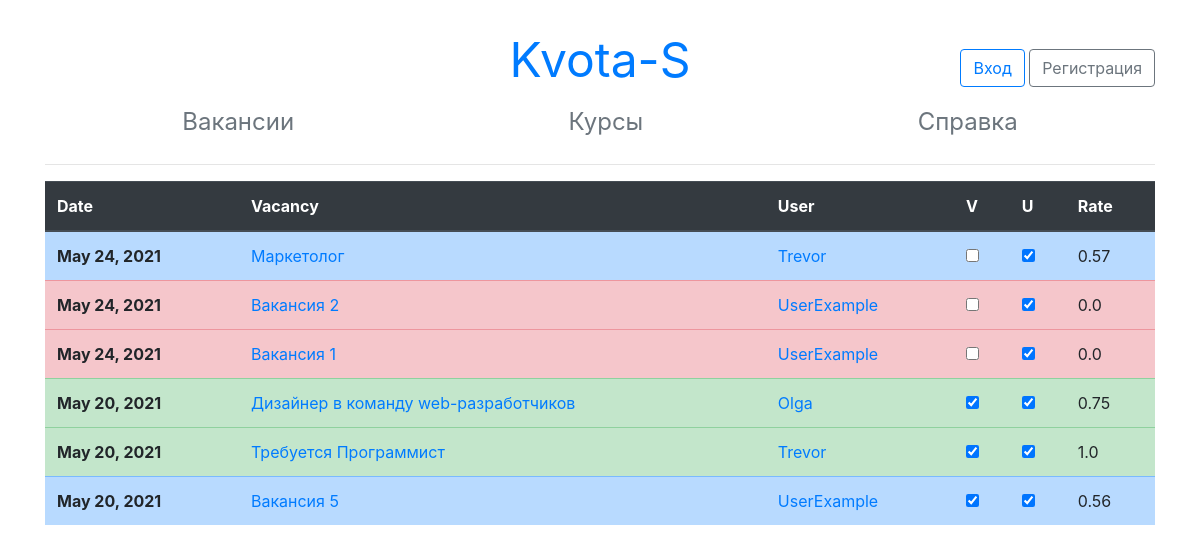
/uni, run on the app's committed database.
### vacancy/models.py (models this page shows)
class FavV(models.Model):
    date = models.DateField(auto_now_add=True)
    user = models.ForeignKey(User, on_delete = models.CASCADE)
    vacancy = models.ForeignKey(Vacancy, on_delete = models.CASCADE)
    V = models.BooleanField(default=False)
    U = models.BooleanField(default=False)
    rate = models.FloatField()
    note = models.CharField(max_length=50, blank=True)

class Vacancy(models.Model):
    user = models.ForeignKey(User, on_delete = models.CASCADE)
    date = models.DateField(auto_now_add=True)
    name = models.CharField(max_length=50)
    description = models.TextField()
    education = models.CharField(max_length=100)
    mode = models.CharField(max_length=50)
    city = models.CharField(max_length=50, blank=True)
    street = models.CharField(max_length=50, blank=True)
    house = models.CharField(max_length=50, blank=True)
    email = models.EmailField()
    phone = models.CharField(max_length=20)
    group = models.CharField(max_length=10, blank=True, default='')
    skills = MultiSelectField(choices=S_C, blank=True)
    limits = MultiSelectField(choices=L_C, blank=True)

### vacancy/views.py (the view)
# urls.py: path('uni', vv.uni, name = 'cources_base'),
def uni(request):
    data, recs = {}, FavV.objects.all()
    data['items'] = list(reversed(recs))
    data['vlabels'] = V_L
    return render(request, 'unidata.html', data)

### templates/unidata.html
{% extends "base.html" %}
{% block content %}
<table class="table">
  <thead class="thead-dark">
    <tr>
      <th scope="col">Date</th>
      <th scope="col">Vacancy</th>
      <th scope="col">User</th>
      <th scope="col">V</th>
      <th scope="col">U</th>
      <th scope="col">Rate</th>
    </tr>
  </thead>
  {% for i in items %}
    {% if i.rate == 0 %}
      <tr class="table-danger">
    {% elif i.rate < 0.5 %}
      <tr class="table-secondary">
    {% elif i.rate < 0.75 %}
      <tr class="table-primary">
    {% else %}
      <tr class="table-success">
    {% endif %}
      <th scope="row">{{i.date}}</th>
      <td>
        <a data-id="{{i.vacancy.name}}!{{i.vacancy.date}}!{{i.vacancy.description}}!{{i.vacancy.education}}!{{i.vacancy.mode}}!{{i.vacancy.group}}!{{i.vacancy.city}}!{{i.vacancy.street}}!{{i.vacancy.house}}!{{i.vacancy.email}}!{{i.vacancy.phone}}!{{i.vacancy.user.username}}!{{i.vacancy.user.id}}!{{i.vacancy.skills}}!{{i.vacancy.limits}}"
        class="open-VacancyInfo" data-toggle="modal" data-target="#info_modal" href="#">{{i.vacancy.name}}</a>
      </td>
      <td><a href="/profile/{{i.user.id}}">{{i.user.username}}</a></td>
      {% if i.V %}
        <td><input type="checkbox" checked onclick="return false;"></td>
      {% else %}
        <td><input type="checkbox" onclick="return false;"></td>
      {% endif %}
      {% if i.U %}
        <td><input type="checkbox" checked onclick="return false;"></td>
      {% else %}
        <td><input type="checkbox" onclick="return false;"></td>
      {% endif %}
      <td>{{i.rate}}</td>
    </tr>
  {% empty %}
    Записей не найдено...
  {% endfor %}
</table>
{% endblock content %}

### data on the page
FavV: date "May 24, 2021", vacancy.name "Маркетолог", user.username "Trevor", rate "0.57"
FavV: date "May 24, 2021", vacancy.name "Вакансия 2", user.username "UserExample", rate "0.0"
FavV: date "May 24, 2021", vacancy.name "Вакансия 1", user.username "UserExample", rate "0.0"
FavV: date "May 20, 2021", vacancy.name "Дизайнер в команду web-разработчиков", user.username "Olga", rate "0.75"
FavV: date "May 20, 2021", vacancy.name "Требуется Программист", user.username "Trevor", rate "1.0"
FavV: date "May 20, 2021", vacancy.name "Вакансия 5", user.username "UserExample", rate "0.56"
